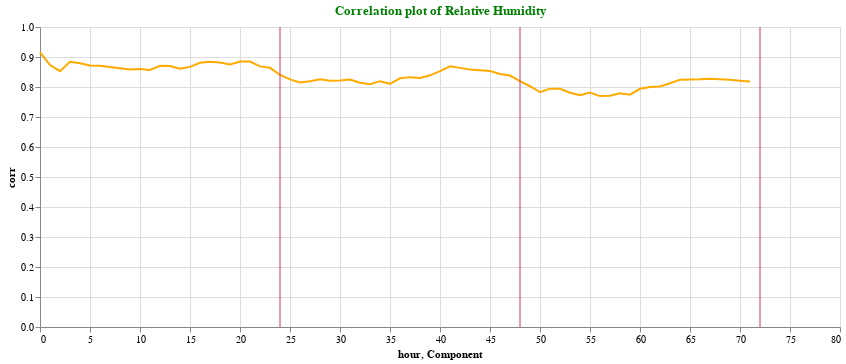

The notebook cell saved with this chart:
### Code cell
plotcorr(corr_rh,"Correlation plot of Relative Humidity")

### Figure 1 — Vega-Lite specification as saved in the notebook (floating-point values rounded to 4 significant figures)
{"config": {"view": {"continuousWidth": 400, "continuousHeight": 300}}, "layer": [{"data": {"name": "data-9aaa214fb90c88adcb9a4c5ccd45d704"}, "mark": "line", "encoding": {"color": {"value": "#FFAA00"}, "x": {"field": "hour", "type": "quantitative"}, "y": {"field": "corr", "type": "quantitative"}}, "height": 300, "title": {"text": ["Correlation plot of Relative Humidity"], "color": "green"}, "width": 800}, {"data": {"name": "data-b9dd60dc560f7891b967d8e82c37ad0c"}, "mark": {"type": "rule", "color": "#D2386C"}, "encoding": {"x": {"field": "Component", "type": "quantitative"}}}], "$schema": "https://vega.github.io/schema/vega-lite/v4.17.0.json", "datasets": {"data-9aaa214fb90c88adcb9a4c5ccd45d704": [{"corr": 0.9164, "hour": 0}, {"corr": 0.873, "hour": 1}, {"corr": 0.8528, "hour": 2}, {"corr": 0.8837, "hour": 3}, {"corr": 0.8792, "hour": 4}, {"corr": 0.8718, "hour": 5}, {"corr": 0.871, "hour": 6}, {"corr": 0.8665, "hour": 7}, {"corr": 0.8621, "hour": 8}, {"corr": 0.8581, "hour": 9}, {"corr": 0.8602, "hour": 10}, {"corr": 0.8567, "hour": 11}, {"corr": 0.8708, "hour": 12}, {"corr": 0.8698, "hour": 13}, {"corr": 0.8612, "hour": 14}, {"corr": 0.8671, "hour": 15}, {"corr": 0.8806, "hour": 16}, {"corr": 0.8845, "hour": 17}, {"corr": 0.8815, "hour": 18}, {"corr": 0.8749, "hour": 19}, {"corr": 0.8852, "hour": 20}, {"corr": 0.8848, "hour": 21}, {"corr": 0.8687, "hour": 22}, {"corr": 0.864, "hour": 23}, {"corr": 0.8407, "hour": 24}, {"corr": 0.8255, "hour": 25}, {"corr": 0.8153, "hour": 26}, {"corr": 0.8194, "hour": 27}, {"corr": 0.8256, "hour": 28}, {"corr": 0.8207, "hour": 29}, {"corr": 0.8216, "hour": 30}, {"corr": 0.8248, "hour": 31}, {"corr": 0.8143, "hour": 32}, {"corr": 0.8089, "hour": 33}, {"corr": 0.8194, "hour": 34}, {"corr": 0.8106, "hour": 35}, {"corr": 0.8289, "hour": 36}, {"corr": 0.8329, "hour": 37}, {"corr": 0.8298, "hour": 38}, {"corr": 0.8389, "hour": 39}, {"corr": 0.8529, "hour": 40}, {"corr": 0.869, "hour": 41}, {"corr": 0.8637, "hour": 42}, {"corr": 0.8584, "hour": 43}, {"corr": 0.8559, "hour": 44}, {"corr": 0.8534, "hour": 45}, {"corr": 0.8434, "hour": 46}, {"corr": 0.8383, "hour": 47}, {"corr": 0.8195, "hour": 48}, {"corr": 0.8025, "hour": 49}, {"corr": 0.7824, "hour": 50}, {"corr": 0.7946, "hour": 51}, {"corr": 0.794, "hour": 52}, {"corr": 0.781, "hour": 53}, {"corr": 0.7728, "hour": 54}, {"corr": 0.7817, "hour": 55}, {"corr": 0.7697, "hour": 56}, {"corr": 0.7709, "hour": 57}, {"corr": 0.7794, "hour": 58}, {"corr": 0.7745, "hour": 59}, {"corr": 0.794, "hour": 60}, {"corr": 0.8002, "hour": 61}, {"corr": 0.8019, "hour": 62}, {"corr": 0.8126, "hour": 63}, {"corr": 0.8245, "hour": 64}, {"corr": 0.8252, "hour": 65}, {"corr": 0.8255, "hour": 66}, {"corr": 0.8279, "hour": 67}, {"corr": 0.826, "hour": 68}, {"corr": 0.8245, "hour": 69}, {"corr": 0.8205, "hour": 70}, {"corr": 0.8187, "hour": 71}], "data-b9dd60dc560f7891b967d8e82c37ad0c": [{"Component": 24}, {"Component": 48}, {"Component": 72}]}}
